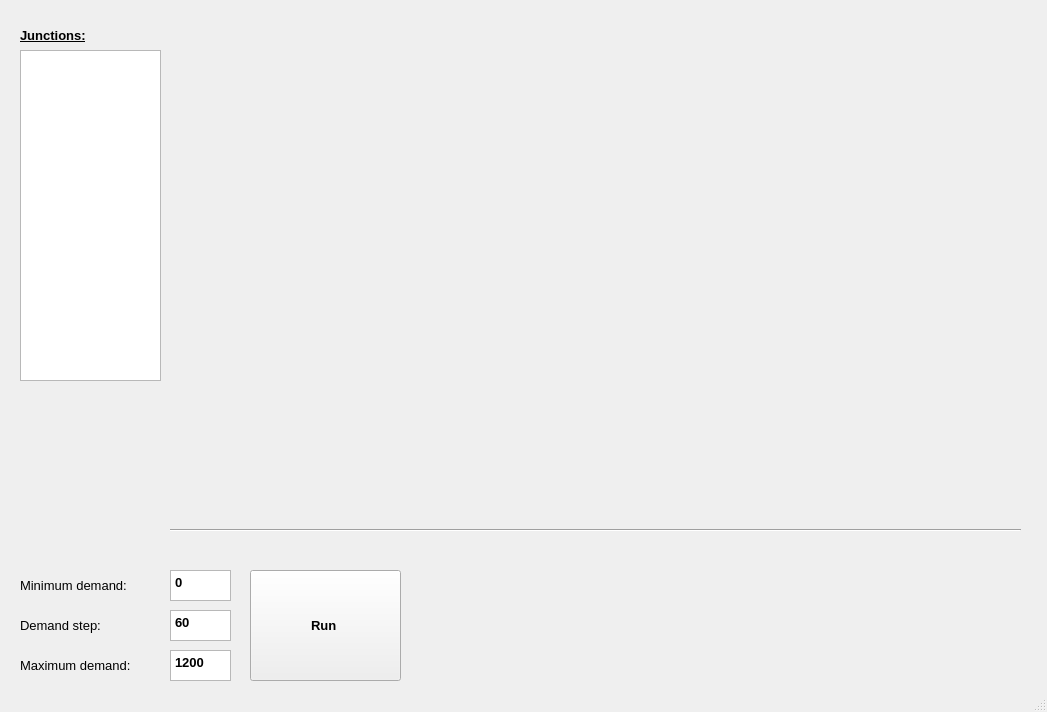
<?xml version="1.0" encoding="UTF-8"?>
<ui version="4.0">
 <class>frmFireFlow</class>
 <widget class="QMainWindow" name="frmFireFlow">
  <property name="geometry">
   <rect>
    <x>0</x>
    <y>0</y>
    <width>1047</width>
    <height>712</height>
   </rect>
  </property>
  <property name="windowTitle">
   <string>FireFlow plugin for EPANET</string>
  </property>
  <widget class="QWidget" name="centralWidget">
   <widget class="QPushButton" name="cmdRun">
    <property name="geometry">
     <rect>
      <x>250</x>
      <y>570</y>
      <width>151</width>
      <height>111</height>
     </rect>
    </property>
    <property name="font">
     <font>
      <pointsize>10</pointsize>
      <weight>75</weight>
      <bold>true</bold>
     </font>
    </property>
    <property name="text">
     <string>Run </string>
    </property>
   </widget>
   <widget class="QListWidget" name="lstJunctions">
    <property name="geometry">
     <rect>
      <x>20</x>
      <y>50</y>
      <width>141</width>
      <height>331</height>
     </rect>
    </property>
   </widget>
   <widget class="QWidget" name="mplwindow" native="true">
    <property name="geometry">
     <rect>
      <x>170</x>
      <y>20</y>
      <width>851</width>
      <height>501</height>
     </rect>
    </property>
    <property name="sizePolicy">
     <sizepolicy hsizetype="Expanding" vsizetype="Preferred">
      <horstretch>0</horstretch>
      <verstretch>0</verstretch>
     </sizepolicy>
    </property>
    <property name="autoFillBackground">
     <bool>false</bool>
    </property>
    <layout class="QVBoxLayout" name="mplvl"/>
   </widget>
   <widget class="Line" name="line">
    <property name="geometry">
     <rect>
      <x>170</x>
      <y>520</y>
      <width>851</width>
      <height>20</height>
     </rect>
    </property>
    <property name="orientation">
     <enum>Qt::Horizontal</enum>
    </property>
   </widget>
   <widget class="QPlainTextEdit" name="txtFromDemand">
    <property name="geometry">
     <rect>
      <x>170</x>
      <y>570</y>
      <width>61</width>
      <height>31</height>
     </rect>
    </property>
    <property name="font">
     <font>
      <family>Arial</family>
      <pointsize>10</pointsize>
      <weight>75</weight>
      <bold>true</bold>
     </font>
    </property>
    <property name="mouseTracking">
     <bool>false</bool>
    </property>
    <property name="plainText">
     <string>0</string>
    </property>
   </widget>
   <widget class="QPlainTextEdit" name="txtToDemand">
    <property name="geometry">
     <rect>
      <x>170</x>
      <y>650</y>
      <width>61</width>
      <height>31</height>
     </rect>
    </property>
    <property name="font">
     <font>
      <family>Arial</family>
      <pointsize>10</pointsize>
      <weight>75</weight>
      <bold>true</bold>
     </font>
    </property>
    <property name="mouseTracking">
     <bool>false</bool>
    </property>
    <property name="plainText">
     <string>1200</string>
    </property>
   </widget>
   <widget class="QPlainTextEdit" name="txtDeltaDemand">
    <property name="geometry">
     <rect>
      <x>170</x>
      <y>610</y>
      <width>61</width>
      <height>31</height>
     </rect>
    </property>
    <property name="font">
     <font>
      <family>Arial</family>
      <pointsize>10</pointsize>
      <weight>75</weight>
      <bold>true</bold>
     </font>
    </property>
    <property name="mouseTracking">
     <bool>false</bool>
    </property>
    <property name="midLineWidth">
     <number>0</number>
    </property>
    <property name="plainText">
     <string>60</string>
    </property>
   </widget>
   <widget class="QLabel" name="label">
    <property name="geometry">
     <rect>
      <x>20</x>
      <y>20</y>
      <width>141</width>
      <height>31</height>
     </rect>
    </property>
    <property name="font">
     <font>
      <pointsize>10</pointsize>
      <weight>75</weight>
      <bold>true</bold>
      <underline>true</underline>
     </font>
    </property>
    <property name="text">
     <string>Junctions:</string>
    </property>
   </widget>
   <widget class="QLabel" name="label_2">
    <property name="geometry">
     <rect>
      <x>20</x>
      <y>570</y>
      <width>161</width>
      <height>31</height>
     </rect>
    </property>
    <property name="font">
     <font>
      <pointsize>10</pointsize>
      <weight>50</weight>
      <bold>false</bold>
      <underline>false</underline>
     </font>
    </property>
    <property name="text">
     <string>Minimum demand:</string>
    </property>
   </widget>
   <widget class="QLabel" name="label_3">
    <property name="geometry">
     <rect>
      <x>20</x>
      <y>610</y>
      <width>161</width>
      <height>31</height>
     </rect>
    </property>
    <property name="font">
     <font>
      <pointsize>10</pointsize>
      <weight>50</weight>
      <bold>false</bold>
      <underline>false</underline>
     </font>
    </property>
    <property name="text">
     <string>Demand step:</string>
    </property>
   </widget>
   <widget class="QLabel" name="label_4">
    <property name="geometry">
     <rect>
      <x>20</x>
      <y>650</y>
      <width>161</width>
      <height>31</height>
     </rect>
    </property>
    <property name="font">
     <font>
      <pointsize>10</pointsize>
      <weight>50</weight>
      <bold>false</bold>
      <underline>false</underline>
     </font>
    </property>
    <property name="text">
     <string>Maximum demand:</string>
    </property>
   </widget>
  </widget>
  <widget class="QStatusBar" name="statusBar"/>
 </widget>
 <layoutdefault spacing="6" margin="11"/>
 <resources/>
 <connections/>
</ui>
